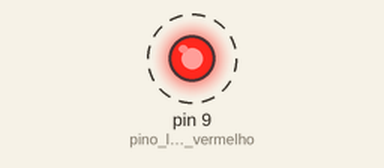
The sketch below on a simulated Arduino Uno, built with avr-gcc and run on an emulated ATmega328P. Shown: output pins drawn as LEDs (lit = HIGH). Dashed ring = blinking.

Above: at 0.5 s.
Timing chart, 0 to 4.6 s (numbered marks = the images above):
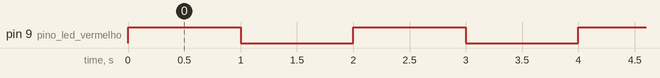

Measured:
- by itself, pin 9 (pino_led_vermelho): alternates HIGH for 1.0 s and LOW for 1.0 s

The sketch:

DB4KSketch.ino
```cpp
int pino_led_vermelho= 9;

void setup() {
  pinMode(pino_led_vermelho, OUTPUT);
}

void loop() {
  digitalWrite(pino_led_vermelho,HIGH);
  delay (1000);
  digitalWrite(pino_led_vermelho,LOW);
  delay (1000);

}
```
